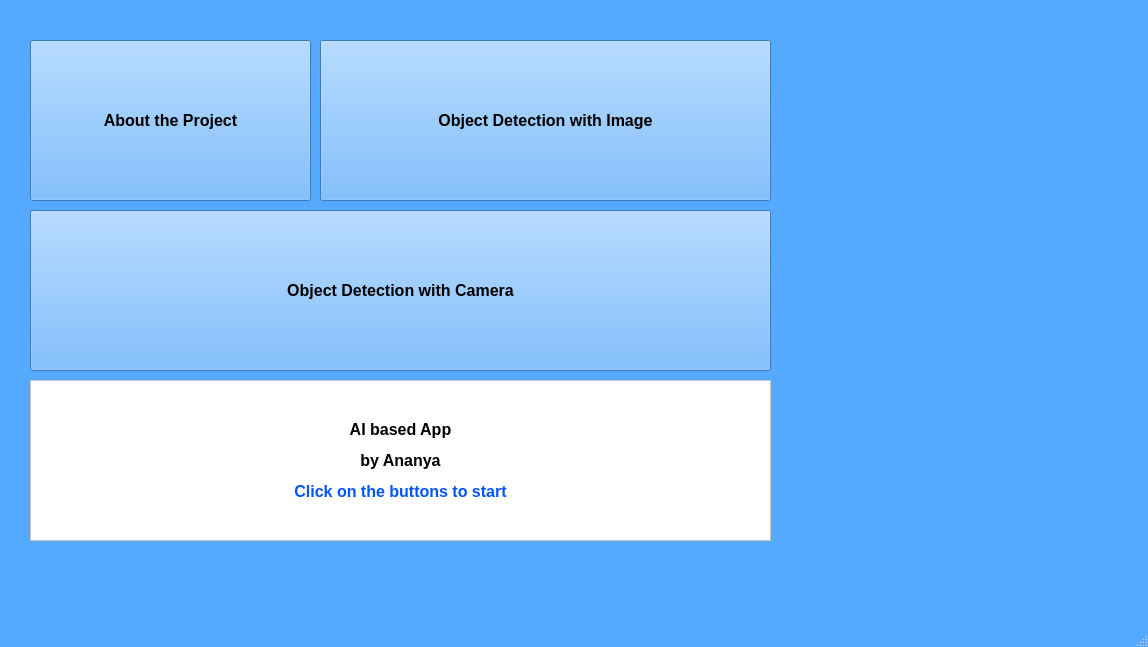
<?xml version="1.0" encoding="UTF-8"?>
<ui version="4.0">
 <class>MainWindow</class>
 <widget class="QMainWindow" name="MainWindow">
  <property name="windowModality">
   <enum>Qt::WindowModal</enum>
  </property>
  <property name="geometry">
   <rect>
    <x>0</x>
    <y>0</y>
    <width>1148</width>
    <height>647</height>
   </rect>
  </property>
  <property name="minimumSize">
   <size>
    <width>800</width>
    <height>500</height>
   </size>
  </property>
  <property name="maximumSize">
   <size>
    <width>1200</width>
    <height>720</height>
   </size>
  </property>
  <property name="palette">
   <palette>
    <active>
     <colorrole role="WindowText">
      <brush brushstyle="SolidPattern">
       <color alpha="255">
        <red>0</red>
        <green>0</green>
        <blue>0</blue>
       </color>
      </brush>
     </colorrole>
     <colorrole role="Button">
      <brush brushstyle="SolidPattern">
       <color alpha="255">
        <red>85</red>
        <green>170</green>
        <blue>255</blue>
       </color>
      </brush>
     </colorrole>
     <colorrole role="Light">
      <brush brushstyle="SolidPattern">
       <color alpha="255">
        <red>213</red>
        <green>234</green>
        <blue>255</blue>
       </color>
      </brush>
     </colorrole>
     <colorrole role="Midlight">
      <brush brushstyle="SolidPattern">
       <color alpha="255">
        <red>149</red>
        <green>202</green>
        <blue>255</blue>
       </color>
      </brush>
     </colorrole>
     <colorrole role="Dark">
      <brush brushstyle="SolidPattern">
       <color alpha="255">
        <red>42</red>
        <green>85</green>
        <blue>127</blue>
       </color>
      </brush>
     </colorrole>
     <colorrole role="Mid">
      <brush brushstyle="SolidPattern">
       <color alpha="255">
        <red>56</red>
        <green>113</green>
        <blue>170</blue>
       </color>
      </brush>
     </colorrole>
     <colorrole role="Text">
      <brush brushstyle="SolidPattern">
       <color alpha="255">
        <red>0</red>
        <green>0</green>
        <blue>0</blue>
       </color>
      </brush>
     </colorrole>
     <colorrole role="BrightText">
      <brush brushstyle="SolidPattern">
       <color alpha="255">
        <red>255</red>
        <green>255</green>
        <blue>255</blue>
       </color>
      </brush>
     </colorrole>
     <colorrole role="ButtonText">
      <brush brushstyle="SolidPattern">
       <color alpha="255">
        <red>0</red>
        <green>0</green>
        <blue>0</blue>
       </color>
      </brush>
     </colorrole>
     <colorrole role="Base">
      <brush brushstyle="SolidPattern">
       <color alpha="255">
        <red>255</red>
        <green>255</green>
        <blue>255</blue>
       </color>
      </brush>
     </colorrole>
     <colorrole role="Window">
      <brush brushstyle="SolidPattern">
       <color alpha="255">
        <red>85</red>
        <green>170</green>
        <blue>255</blue>
       </color>
      </brush>
     </colorrole>
     <colorrole role="Shadow">
      <brush brushstyle="SolidPattern">
       <color alpha="255">
        <red>0</red>
        <green>0</green>
        <blue>0</blue>
       </color>
      </brush>
     </colorrole>
     <colorrole role="AlternateBase">
      <brush brushstyle="SolidPattern">
       <color alpha="255">
        <red>170</red>
        <green>212</green>
        <blue>255</blue>
       </color>
      </brush>
     </colorrole>
     <colorrole role="ToolTipBase">
      <brush brushstyle="SolidPattern">
       <color alpha="255">
        <red>255</red>
        <green>255</green>
        <blue>220</blue>
       </color>
      </brush>
     </colorrole>
     <colorrole role="ToolTipText">
      <brush brushstyle="SolidPattern">
       <color alpha="255">
        <red>0</red>
        <green>0</green>
        <blue>0</blue>
       </color>
      </brush>
     </colorrole>
     <colorrole role="PlaceholderText">
      <brush brushstyle="SolidPattern">
       <color alpha="128">
        <red>0</red>
        <green>0</green>
        <blue>0</blue>
       </color>
      </brush>
     </colorrole>
    </active>
    <inactive>
     <colorrole role="WindowText">
      <brush brushstyle="SolidPattern">
       <color alpha="255">
        <red>0</red>
        <green>0</green>
        <blue>0</blue>
       </color>
      </brush>
     </colorrole>
     <colorrole role="Button">
      <brush brushstyle="SolidPattern">
       <color alpha="255">
        <red>85</red>
        <green>170</green>
        <blue>255</blue>
       </color>
      </brush>
     </colorrole>
     <colorrole role="Light">
      <brush brushstyle="SolidPattern">
       <color alpha="255">
        <red>213</red>
        <green>234</green>
        <blue>255</blue>
       </color>
      </brush>
     </colorrole>
     <colorrole role="Midlight">
      <brush brushstyle="SolidPattern">
       <color alpha="255">
        <red>149</red>
        <green>202</green>
        <blue>255</blue>
       </color>
      </brush>
     </colorrole>
     <colorrole role="Dark">
      <brush brushstyle="SolidPattern">
       <color alpha="255">
        <red>42</red>
        <green>85</green>
        <blue>127</blue>
       </color>
      </brush>
     </colorrole>
     <colorrole role="Mid">
      <brush brushstyle="SolidPattern">
       <color alpha="255">
        <red>56</red>
        <green>113</green>
        <blue>170</blue>
       </color>
      </brush>
     </colorrole>
     <colorrole role="Text">
      <brush brushstyle="SolidPattern">
       <color alpha="255">
        <red>0</red>
        <green>0</green>
        <blue>0</blue>
       </color>
      </brush>
     </colorrole>
     <colorrole role="BrightText">
      <brush brushstyle="SolidPattern">
       <color alpha="255">
        <red>255</red>
        <green>255</green>
        <blue>255</blue>
       </color>
      </brush>
     </colorrole>
     <colorrole role="ButtonText">
      <brush brushstyle="SolidPattern">
       <color alpha="255">
        <red>0</red>
        <green>0</green>
        <blue>0</blue>
       </color>
      </brush>
     </colorrole>
     <colorrole role="Base">
      <brush brushstyle="SolidPattern">
       <color alpha="255">
        <red>255</red>
        <green>255</green>
        <blue>255</blue>
       </color>
      </brush>
     </colorrole>
     <colorrole role="Window">
      <brush brushstyle="SolidPattern">
       <color alpha="255">
        <red>85</red>
        <green>170</green>
        <blue>255</blue>
       </color>
      </brush>
     </colorrole>
     <colorrole role="Shadow">
      <brush brushstyle="SolidPattern">
       <color alpha="255">
        <red>0</red>
        <green>0</green>
        <blue>0</blue>
       </color>
      </brush>
     </colorrole>
     <colorrole role="AlternateBase">
      <brush brushstyle="SolidPattern">
       <color alpha="255">
        <red>170</red>
        <green>212</green>
        <blue>255</blue>
       </color>
      </brush>
     </colorrole>
     <colorrole role="ToolTipBase">
      <brush brushstyle="SolidPattern">
       <color alpha="255">
        <red>255</red>
        <green>255</green>
        <blue>220</blue>
       </color>
      </brush>
     </colorrole>
     <colorrole role="ToolTipText">
      <brush brushstyle="SolidPattern">
       <color alpha="255">
        <red>0</red>
        <green>0</green>
        <blue>0</blue>
       </color>
      </brush>
     </colorrole>
     <colorrole role="PlaceholderText">
      <brush brushstyle="SolidPattern">
       <color alpha="128">
        <red>0</red>
        <green>0</green>
        <blue>0</blue>
       </color>
      </brush>
     </colorrole>
    </inactive>
    <disabled>
     <colorrole role="WindowText">
      <brush brushstyle="SolidPattern">
       <color alpha="255">
        <red>42</red>
        <green>85</green>
        <blue>127</blue>
       </color>
      </brush>
     </colorrole>
     <colorrole role="Button">
      <brush brushstyle="SolidPattern">
       <color alpha="255">
        <red>85</red>
        <green>170</green>
        <blue>255</blue>
       </color>
      </brush>
     </colorrole>
     <colorrole role="Light">
      <brush brushstyle="SolidPattern">
       <color alpha="255">
        <red>213</red>
        <green>234</green>
        <blue>255</blue>
       </color>
      </brush>
     </colorrole>
     <colorrole role="Midlight">
      <brush brushstyle="SolidPattern">
       <color alpha="255">
        <red>149</red>
        <green>202</green>
        <blue>255</blue>
       </color>
      </brush>
     </colorrole>
     <colorrole role="Dark">
      <brush brushstyle="SolidPattern">
       <color alpha="255">
        <red>42</red>
        <green>85</green>
        <blue>127</blue>
       </color>
      </brush>
     </colorrole>
     <colorrole role="Mid">
      <brush brushstyle="SolidPattern">
       <color alpha="255">
        <red>56</red>
        <green>113</green>
        <blue>170</blue>
       </color>
      </brush>
     </colorrole>
     <colorrole role="Text">
      <brush brushstyle="SolidPattern">
       <color alpha="255">
        <red>42</red>
        <green>85</green>
        <blue>127</blue>
       </color>
      </brush>
     </colorrole>
     <colorrole role="BrightText">
      <brush brushstyle="SolidPattern">
       <color alpha="255">
        <red>255</red>
        <green>255</green>
        <blue>255</blue>
       </color>
      </brush>
     </colorrole>
     <colorrole role="ButtonText">
      <brush brushstyle="SolidPattern">
       <color alpha="255">
        <red>42</red>
        <green>85</green>
        <blue>127</blue>
       </color>
      </brush>
     </colorrole>
     <colorrole role="Base">
      <brush brushstyle="SolidPattern">
       <color alpha="255">
        <red>85</red>
        <green>170</green>
        <blue>255</blue>
       </color>
      </brush>
     </colorrole>
     <colorrole role="Window">
      <brush brushstyle="SolidPattern">
       <color alpha="255">
        <red>85</red>
        <green>170</green>
        <blue>255</blue>
       </color>
      </brush>
     </colorrole>
     <colorrole role="Shadow">
      <brush brushstyle="SolidPattern">
       <color alpha="255">
        <red>0</red>
        <green>0</green>
        <blue>0</blue>
       </color>
      </brush>
     </colorrole>
     <colorrole role="AlternateBase">
      <brush brushstyle="SolidPattern">
       <color alpha="255">
        <red>85</red>
        <green>170</green>
        <blue>255</blue>
       </color>
      </brush>
     </colorrole>
     <colorrole role="ToolTipBase">
      <brush brushstyle="SolidPattern">
       <color alpha="255">
        <red>255</red>
        <green>255</green>
        <blue>220</blue>
       </color>
      </brush>
     </colorrole>
     <colorrole role="ToolTipText">
      <brush brushstyle="SolidPattern">
       <color alpha="255">
        <red>0</red>
        <green>0</green>
        <blue>0</blue>
       </color>
      </brush>
     </colorrole>
     <colorrole role="PlaceholderText">
      <brush brushstyle="SolidPattern">
       <color alpha="128">
        <red>0</red>
        <green>0</green>
        <blue>0</blue>
       </color>
      </brush>
     </colorrole>
    </disabled>
   </palette>
  </property>
  <property name="font">
   <font>
    <family>Arial</family>
    <pointsize>10</pointsize>
   </font>
  </property>
  <property name="cursor">
   <cursorShape>PointingHandCursor</cursorShape>
  </property>
  <property name="mouseTracking">
   <bool>false</bool>
  </property>
  <property name="focusPolicy">
   <enum>Qt::NoFocus</enum>
  </property>
  <property name="contextMenuPolicy">
   <enum>Qt::NoContextMenu</enum>
  </property>
  <property name="acceptDrops">
   <bool>false</bool>
  </property>
  <property name="windowTitle">
   <string>Object Detection app</string>
  </property>
  <property name="windowIcon">
   <iconset>
    <normaloff>../assets/images/camera.png</normaloff>../assets/images/camera.png</iconset>
  </property>
  <widget class="QWidget" name="centralwidget">
   <widget class="QPushButton" name="pushButton">
    <property name="geometry">
     <rect>
      <x>30</x>
      <y>40</y>
      <width>281</width>
      <height>161</height>
     </rect>
    </property>
    <property name="font">
     <font>
      <family>Arial</family>
      <pointsize>12</pointsize>
      <weight>75</weight>
      <bold>true</bold>
     </font>
    </property>
    <property name="styleSheet">
     <string notr="true"/>
    </property>
    <property name="text">
     <string>About the Project</string>
    </property>
   </widget>
   <widget class="QPushButton" name="pushButton_2">
    <property name="geometry">
     <rect>
      <x>320</x>
      <y>40</y>
      <width>451</width>
      <height>161</height>
     </rect>
    </property>
    <property name="font">
     <font>
      <family>Arial</family>
      <pointsize>12</pointsize>
      <weight>75</weight>
      <bold>true</bold>
     </font>
    </property>
    <property name="styleSheet">
     <string notr="true"/>
    </property>
    <property name="text">
     <string>Object Detection with Image</string>
    </property>
   </widget>
   <widget class="QFrame" name="frame">
    <property name="geometry">
     <rect>
      <x>30</x>
      <y>380</y>
      <width>741</width>
      <height>161</height>
     </rect>
    </property>
    <property name="styleSheet">
     <string notr="true">background-color: rgb(255, 255, 255);</string>
    </property>
    <property name="frameShape">
     <enum>QFrame::StyledPanel</enum>
    </property>
    <property name="frameShadow">
     <enum>QFrame::Raised</enum>
    </property>
    <layout class="QGridLayout" name="gridLayout">
     <item row="0" column="0">
      <widget class="QLabel" name="label">
       <property name="font">
        <font>
         <family>Arial</family>
         <pointsize>12</pointsize>
         <weight>75</weight>
         <bold>true</bold>
        </font>
       </property>
       <property name="text">
        <string>&lt;html&gt;&lt;head/&gt;&lt;body&gt;&lt;p align=&quot;center&quot;&gt;&lt;span style=&quot; font-size:12pt; font-weight:600;&quot;&gt;AI based App&lt;/span&gt;&lt;/p&gt;&lt;p align=&quot;center&quot;&gt;&lt;span style=&quot; font-size:12pt; font-weight:600;&quot;&gt;by Ananya&lt;/span&gt;&lt;/p&gt;&lt;p align=&quot;center&quot;&gt;&lt;span style=&quot; font-size:12pt; font-weight:600; color:#0055ff;&quot;&gt;Click on the buttons to start&lt;/span&gt;&lt;/p&gt;&lt;/body&gt;&lt;/html&gt;</string>
       </property>
      </widget>
     </item>
    </layout>
   </widget>
   <widget class="QPushButton" name="pushButton_4">
    <property name="geometry">
     <rect>
      <x>30</x>
      <y>210</y>
      <width>741</width>
      <height>161</height>
     </rect>
    </property>
    <property name="font">
     <font>
      <family>Arial</family>
      <pointsize>12</pointsize>
      <weight>75</weight>
      <bold>true</bold>
     </font>
    </property>
    <property name="styleSheet">
     <string notr="true"/>
    </property>
    <property name="text">
     <string>Object Detection with Camera</string>
    </property>
   </widget>
  </widget>
  <widget class="QMenuBar" name="menubar">
   <property name="geometry">
    <rect>
     <x>0</x>
     <y>0</y>
     <width>1148</width>
     <height>22</height>
    </rect>
   </property>
  </widget>
  <widget class="QStatusBar" name="statusbar"/>
 </widget>
 <resources/>
 <connections/>
</ui>
